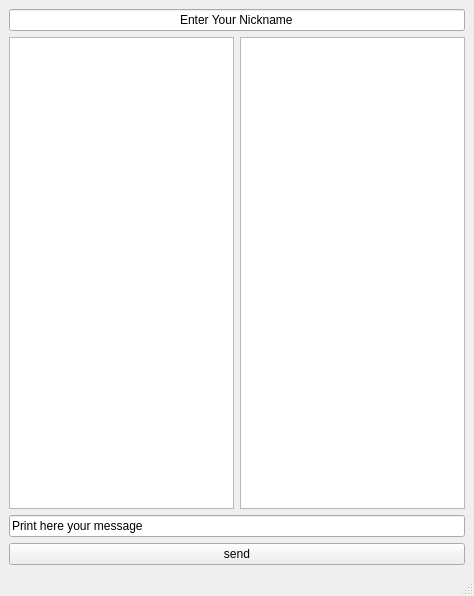
<?xml version="1.0" encoding="UTF-8"?>
<ui version="4.0">
 <class>MainWindow</class>
 <widget class="QMainWindow" name="MainWindow">
  <property name="geometry">
   <rect>
    <x>0</x>
    <y>0</y>
    <width>474</width>
    <height>596</height>
   </rect>
  </property>
  <property name="windowTitle">
   <string>MainWindow</string>
  </property>
  <widget class="QWidget" name="centralwidget">
   <layout class="QGridLayout" name="gridLayout">
    <item row="1" column="0">
     <layout class="QHBoxLayout" name="horizontalLayout">
      <item>
       <widget class="QListWidget" name="encrypted_msgs"/>
      </item>
      <item>
       <widget class="QListWidget" name="decrypted_msgs">
        <property name="flow">
         <enum>QListView::TopToBottom</enum>
        </property>
       </widget>
      </item>
     </layout>
    </item>
    <item row="2" column="0">
     <widget class="QLineEdit" name="lineEdit">
      <property name="text">
       <string>Print here your message</string>
      </property>
      <property name="maxLength">
       <number>256</number>
      </property>
     </widget>
    </item>
    <item row="3" column="0">
     <widget class="QPushButton" name="pushButton_2">
      <property name="text">
       <string>send</string>
      </property>
     </widget>
    </item>
    <item row="0" column="0">
     <widget class="QLineEdit" name="nickname_line">
      <property name="text">
       <string>Enter Your Nickname</string>
      </property>
      <property name="maxLength">
       <number>30</number>
      </property>
      <property name="alignment">
       <set>Qt::AlignCenter</set>
      </property>
     </widget>
    </item>
   </layout>
  </widget>
  <widget class="QMenuBar" name="menubar">
   <property name="geometry">
    <rect>
     <x>0</x>
     <y>0</y>
     <width>474</width>
     <height>22</height>
    </rect>
   </property>
  </widget>
  <widget class="QStatusBar" name="statusbar"/>
 </widget>
 <resources/>
 <connections/>
</ui>
